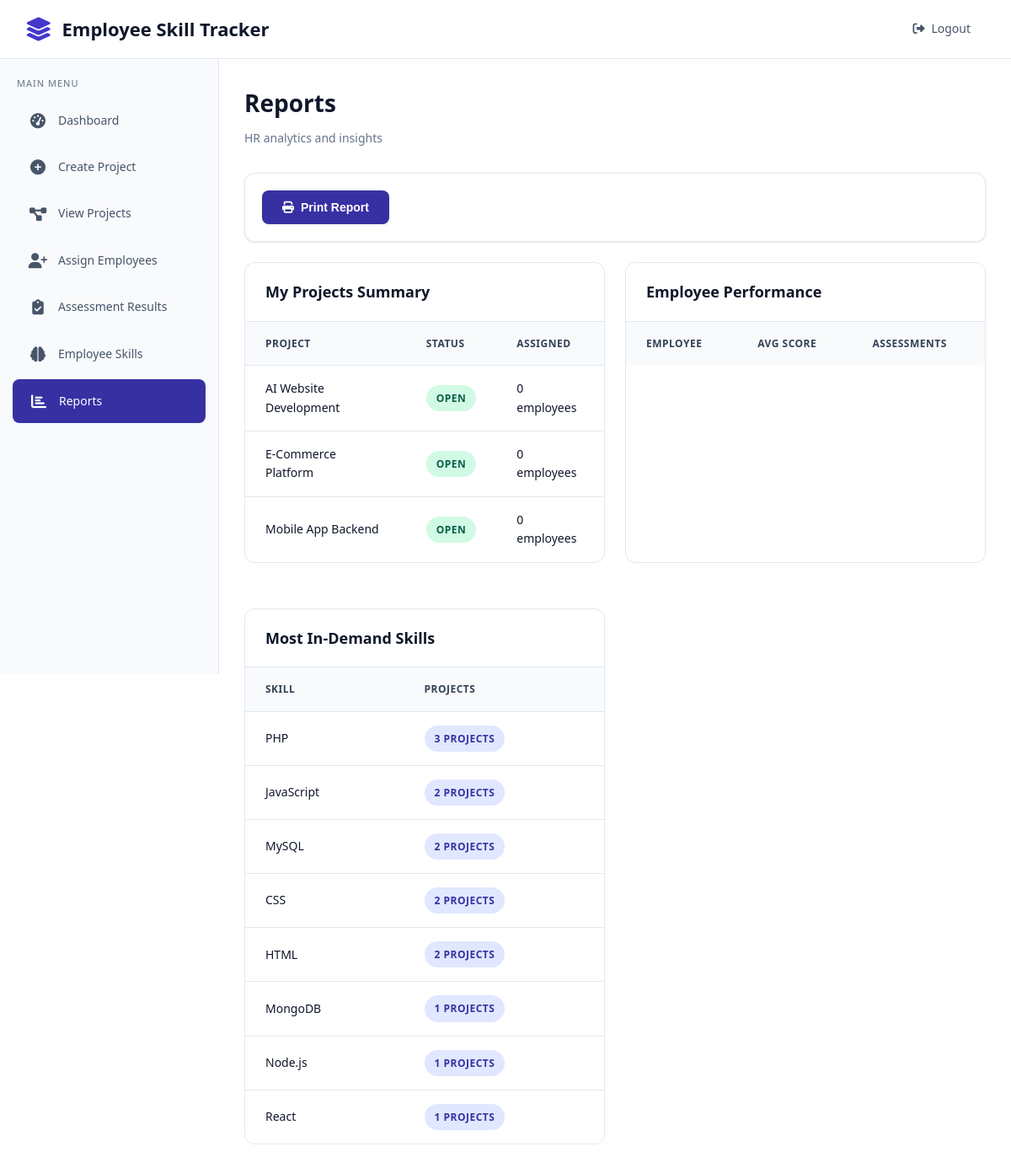
Screenshot of /hr/reports.php (signed in) with the database file from the repository.
### tables this page shows
CREATE TABLE projects (
    id INT AUTO_INCREMENT PRIMARY KEY,
    project_name VARCHAR(200) NOT NULL,
    description TEXT,
    total_positions INT NOT NULL DEFAULT 1,
    filled_positions INT NOT NULL DEFAULT 0,
    status ENUM('open', 'in_progress', 'completed', 'closed') DEFAULT 'open',
    start_date DATE,
    end_date DATE,
    created_by INT NOT NULL,
    created_at TIMESTAMP DEFAULT CURRENT_TIMESTAMP,
    updated_at TIMESTAMP DEFAULT CURRENT_TIMESTAMP ON UPDATE CURRENT_TIMESTAMP,
    FOREIGN KEY (created_by) REFERENCES users(id) ON DELETE CASCADE
);

### hr/reports.php (the view, shortened to what this page needs)
<?php
require_once '../config/database.php';
$user_id = $_SESSION['user_id'];
$my_projects = $conn->query("SELECT p.*, COUNT(pa.id) as assigned FROM projects p LEFT JOIN project_assignments pa ON p.id = pa.project_id WHERE p.created_by = $user_id GROUP BY p.id");
$skill_demand = $conn->query("SELECT s.skill_name, COUNT(ps.project_id) as project_count FROM skills s JOIN project_skills ps ON s.id = ps.skill_id JOIN projects p ON ps.project_id = p.id GROUP BY s.id ORDER BY project_count DESC LIMIT 15");
?>
<!DOCTYPE html>
<html lang="en">
<head>
    <link rel="stylesheet" href="../assets/css/styles.css">
    <link rel="stylesheet" href="https://cdnjs.cloudflare.com/ajax/libs/font-awesome/6.4.0/css/all.min.css">
</head>
<body>
    <nav class="navbar">
        <a href="../index.php" class="navbar-brand">
            <i class="fas fa-layer-group"></i>
            Employee Skill Tracker
        </a>
        <ul class="navbar-nav">
            <li><a href="../auth/logout.php" class="nav-link"><i class="fas fa-sign-out-alt"></i> Logout</a></li>
        </ul>
    </nav>
    <aside class="sidebar">
        <div class="sidebar-title">Main Menu</div>
        <ul class="sidebar-menu">
            <li class="sidebar-item">
                <a href="dashboard.php" class="sidebar-link">
                    <i class="fas fa-tachometer-alt"></i>
                    Dashboard
                </a>
            </li>
            <li class="sidebar-item">
                <a href="create_project.php" class="sidebar-link">
                    <i class="fas fa-plus-circle"></i>
                    Create Project
                </a>
            </li>
            <li class="sidebar-item">
                <a href="view_projects.php" class="sidebar-link">
                    <i class="fas fa-project-diagram"></i>
                    View Projects
                </a>
            </li>
            <li class="sidebar-item">
                <a href="assign_employee.php" class="sidebar-link">
                    <i class="fas fa-user-plus"></i>
                    Assign Employees
                </a>
            </li>
            <li class="sidebar-item">
                <a href="assessment_results.php" class="sidebar-link">
                    <i class="fas fa-clipboard-check"></i>
                    Assessment Results
                </a>
            </li>
            <li class="sidebar-item">
                <a href="employee_skills.php" class="sidebar-link">
                    <i class="fas fa-brain"></i>
                    Employee Skills
                </a>
            </li>
            <li class="sidebar-item">
                <a href="reports.php" class="sidebar-link active">
                    <i class="fas fa-chart-bar"></i>
                    Reports
                </a>
            </li>
        </ul>
    </aside>
    <main class="main-content">
        <div class="dashboard-header">
            <h1>Reports</h1>
            <p>HR analytics and insights</p>
        </div>
        <div class="glass-card" style="padding: 20px; margin-bottom: 24px;">
            <div style="display: flex; gap: 16px; flex-wrap: wrap;">
                <button onclick="window.print()" class="btn btn-primary">
                    <i class="fas fa-print"></i> Print Report
                </button>
            </div>
        </div>
        <div class="dashboard-grid">
            <div class="table-container">
                <div class="table-header">
                    <h3>My Projects Summary</h3>
                </div>
                <table class="data-table">
                    <thead>
                        <tr>
                            <th>Project</th>
                            <th>Status</th>
                            <th>Assigned</th>
                        </tr>
                    </thead>
                    <tbody>
                        <?php while ($row = $my_projects->fetch_assoc()): ?>
                        <tr>
                            <td><?php echo htmlspecialchars($row['project_name']); ?></td>
                            <td>
                                <span class="badge badge-<?php echo $row['status'] === 'open' ? 'success' : ($row['status'] === 'completed' ? 'primary' : 'warning'); ?>">
                                    <?php echo ucfirst($row['status']); ?>
                                </span>
                            </td>
                            <td><?php echo $row['assigned']; ?> employees</td>
                        </tr>
                        <?php endwhile; ?>
                    </tbody>
                </table>
            </div>
            <div class="table-container">
                <div class="table-header">
                    <h3>Employee Performance</h3>
                </div>
                <table class="data-table">
                    <thead>
                        <tr>
                            <th>Employee</th>
                            <th>Avg Score</th>
                            <th>Assessments</th>
                        </tr>
                    </thead>
                </table>
            </div>
            <div class="table-container">
                <div class="table-header">
                    <h3>Most In-Demand Skills</h3>
                </div>
                <table class="data-table">
                    <thead>
                        <tr>
                            <th>Skill</th>
                            <th>Projects</th>
                        </tr>
                    </thead>
                    <tbody>
                        <?php while ($row = $skill_demand->fetch_assoc()): ?>
                        <tr>
                            <td><?php echo htmlspecialchars($row['skill_name']); ?></td>
                            <td>
                                <span class="badge badge-primary"><?php echo $row['project_count']; ?> projects</span>
                            </td>
                        </tr>
                        <?php endwhile; ?>
                    </tbody>
                </table>
            </div>
        </div>
    </main>
</body>
</html>

### rows the page displays
projects: project_name "AI Website Development", status "OPEN", assigned "0"
projects: project_name "E-Commerce Platform", status "OPEN", assigned "0"
projects: project_name "Mobile App Backend", status "OPEN", assigned "0"

### other values shown
$row['skill_name'] "PHP"
$row['project_count'] "3"
$row['skill_name'] "JavaScript"
$row['project_count'] "2"
$row['skill_name'] "MySQL"
$row['skill_name'] "CSS"
$row['skill_name'] "HTML"
$row['skill_name'] "MongoDB"
$row['project_count'] "1"
$row['skill_name'] "Node.js"
$row['skill_name'] "React"
